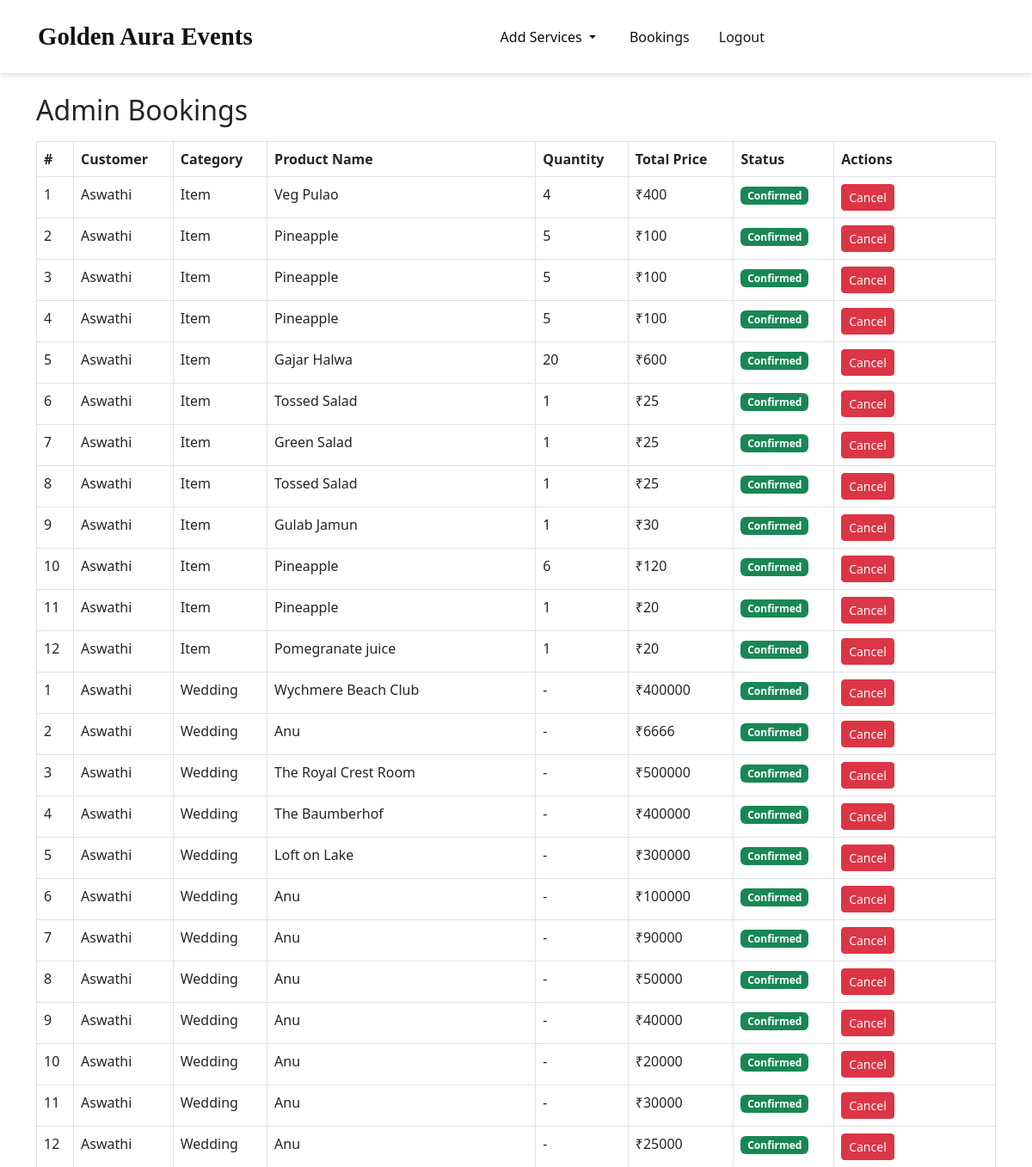
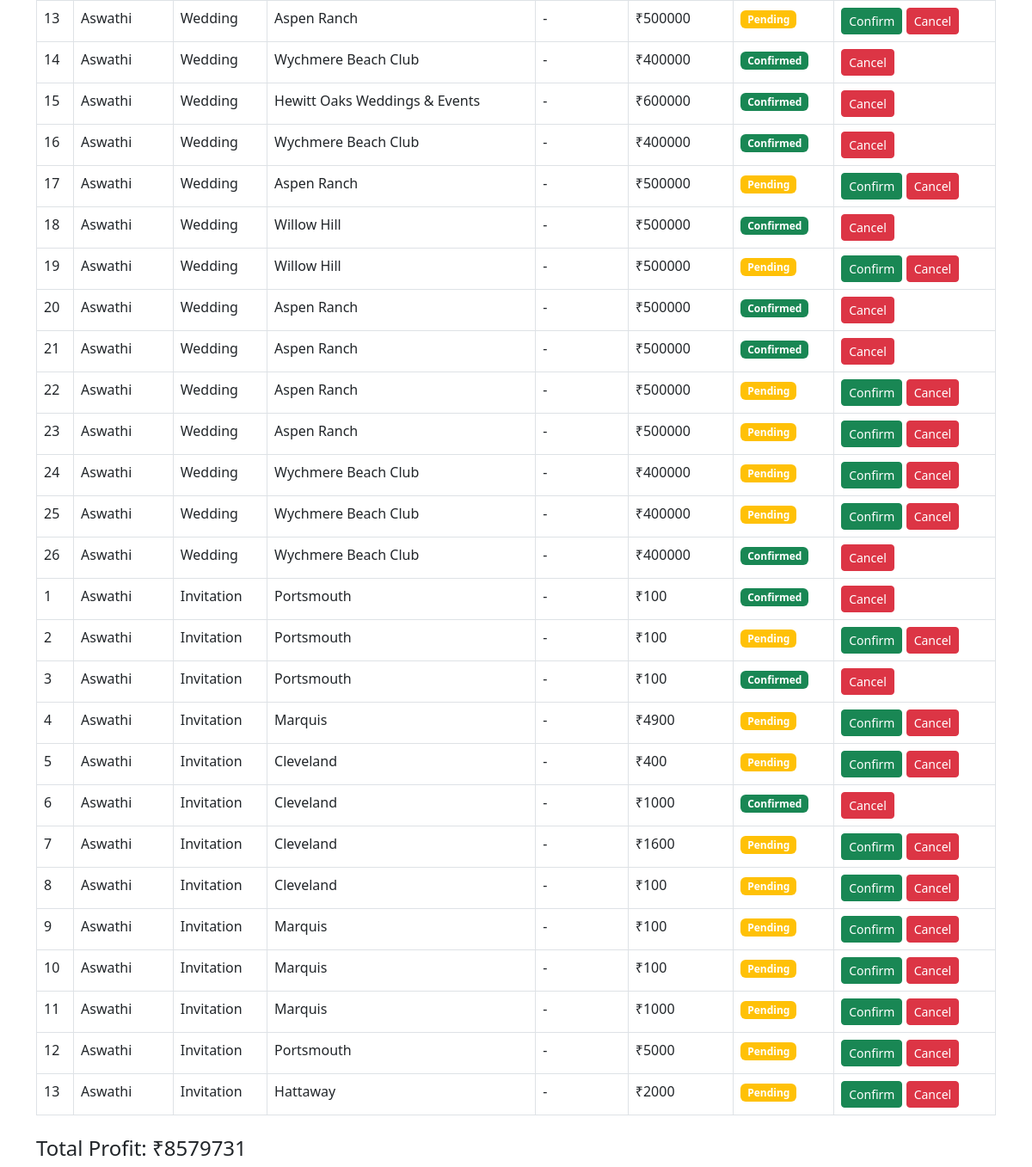
/admin_bookings/, run on an earlier commit of the app's database (2 pictures, top to bottom).
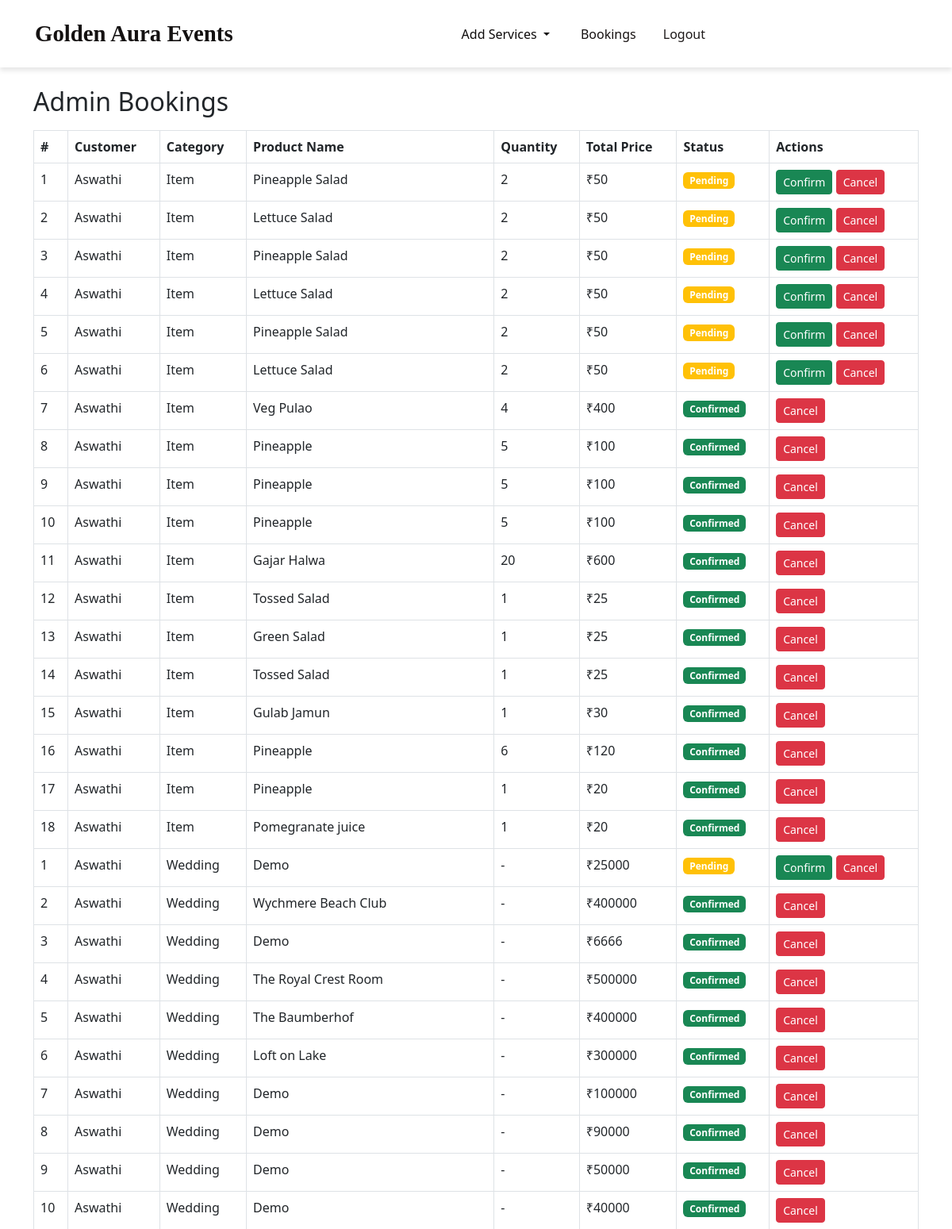
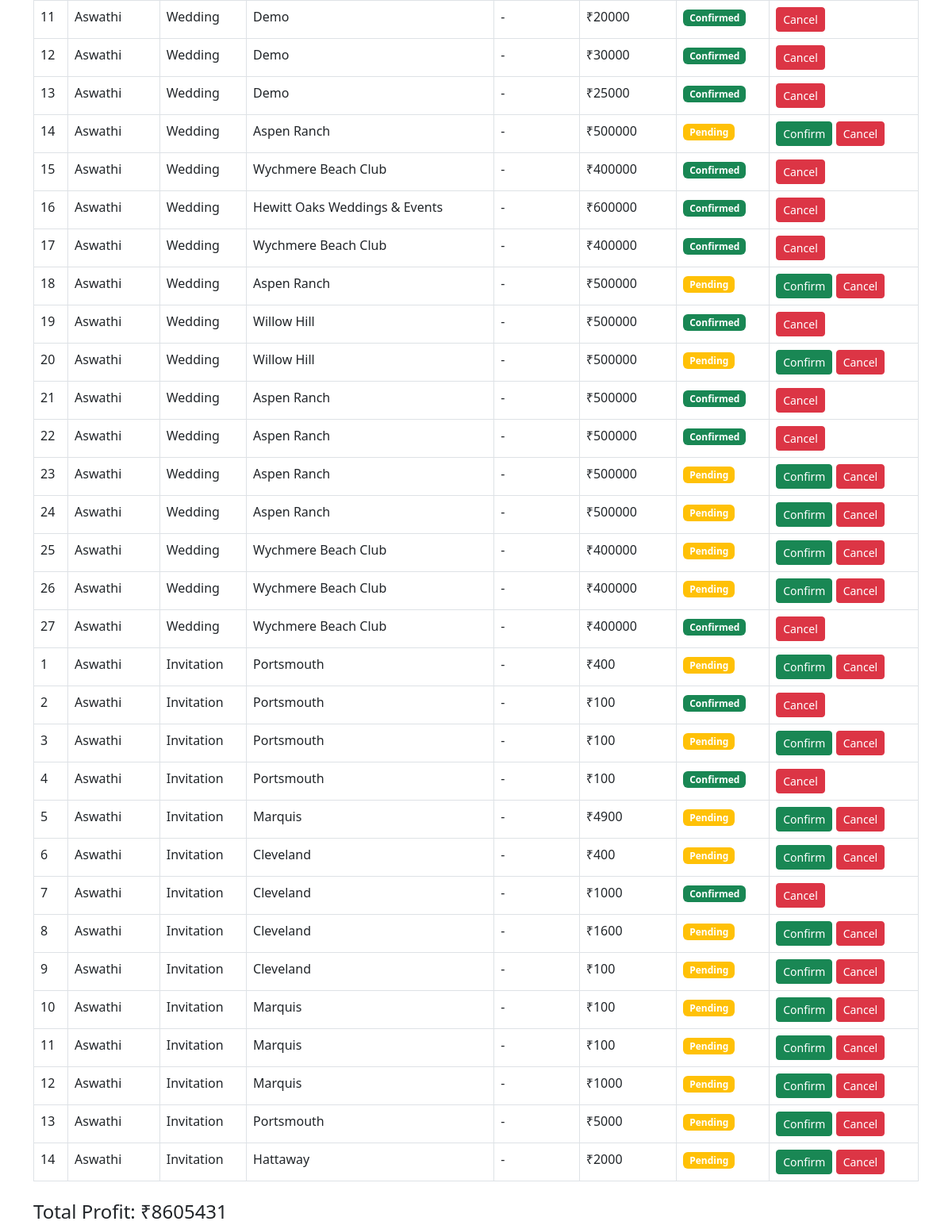
And on a later commit of the database (2 pictures, top to bottom).
### app/models.py (models this page shows, shortened)
class BuyItem(models.Model):
    user=models.ForeignKey(User,on_delete=models.CASCADE)
    item = models.ForeignKey(Item, on_delete=models.CASCADE)
    quantity = models.PositiveIntegerField(default=1)
    price=models.IntegerField()
    date = models.DateField()
    purchase_date = models.DateField(auto_now_add=True)
    address = models.ForeignKey(Address, on_delete=models.CASCADE)
    is_confirmed = models.BooleanField(default=False)
    order=models.ForeignKey(Order,on_delete=models.CASCADE,null=True)
    def get_total_price(self):
        return self.quantity * self.price

class Item(models.Model):
    category = models.ForeignKey(ItemCategory, on_delete=models.CASCADE)
    name = models.CharField(max_length=100)
    img = models.FileField()

class BuyDesWedding(models.Model):
    user=models.ForeignKey(User,on_delete=models.CASCADE)
    des = models.ForeignKey(DestinationWedding, on_delete=models.CASCADE)
    price=models.IntegerField()
    date = models.DateField()
    purchase_date = models.DateField(auto_now_add=True)
    address = models.ForeignKey(Address, on_delete=models.CASCADE)
    order=models.ForeignKey(Order,on_delete=models.CASCADE,null=True)
    is_confirmed = models.BooleanField(default=False)

class DestinationWedding(models.Model):
    name = models.CharField(max_length=255)
    about = models.TextField()
    img = models.FileField()
    location = models.CharField(max_length=255)
    package_price = models.DecimalField(max_digits=10, decimal_places=2)

class BuyInv(models.Model):
    user=models.ForeignKey(User,on_delete=models.CASCADE)
    inv = models.ForeignKey(InvitationCard, on_delete=models.CASCADE)
    qty = models.PositiveIntegerField(default=1)
    price=models.IntegerField()
    date = models.DateField()
    message = models.TextField(blank=True, null=True)
    purchase_date = models.DateField(auto_now_add=True)
    address = models.ForeignKey(Address, on_delete=models.CASCADE)
    order=models.ForeignKey(Order,on_delete=models.CASCADE,null=True)
    is_confirmed = models.BooleanField(default=False)
    def total_price(self):
        return self.qty * self.price

class InvitationCard(models.Model):
    category = models.ForeignKey(InvitationCategory, on_delete=models.CASCADE)
    name = models.CharField(max_length=100)
    price=models.IntegerField()
    img1 = models.FileField()
    img2 = models.FileField(blank=True, null=True)
    img3 = models.FileField(blank=True, null=True)
    img4 = models.FileField(blank=True, null=True)
    size = models.CharField(max_length=50)

### app/views.py (the view)
# urls.py: path('admin_bookings/',views.admin_bookings, name='admin_bookings'),
def admin_bookings(req):
    users = User.objects.all()
    buy_items = BuyItem.objects.select_related('user', 'item', 'address', 'order').all().order_by('-purchase_date')
    buy_weddings = BuyDesWedding.objects.select_related('user', 'des', 'address', 'order').all().order_by('-purchase_date')
    buy_invites = BuyInv.objects.select_related('user', 'inv', 'address', 'order').all().order_by('-purchase_date')
    total_profit = (
        sum(item.get_total_price() for item in buy_items) +
        sum(wed.price for wed in buy_weddings) +
        sum(inv.total_price() for inv in buy_invites)
    )
    return render(req, 'shop/admin_bookings.html', {
        'users': users,
        'buy_items': buy_items,
        'buy_weddings': buy_weddings,
        'buy_invites': buy_invites,
        'total_profit': total_profit
    })

### templates/shop/admin_bookings.html (shortened to what this page needs)
<!DOCTYPE html>
<html lang="en">
<head>
    <link rel="stylesheet" href="https://cdn.jsdelivr.net/npm/bootstrap@5.3.0/dist/css/bootstrap.min.css">
</head>
<body>
    <nav class="navbar navbar-expand-lg">
        <div class="container-fluid">
            <a class="navbar-brand" href="../">Golden Aura Events</a>
            <div class="collapse navbar-collapse" id="navbarNav">
                <ul class="navbar-nav ms-auto">
                    <li class="nav-item dropdown">
                        <a class="nav-link dropdown-toggle" href="#" id="navbarDropdown" role="button" data-bs-toggle="dropdown" aria-expanded="false">
                            Add Services
                        </a>
                    </li>
                    <li class="nav-item">
                        <a class="btn btn-book" href="../admin_bookings">Bookings</a>
                    </li>
                    <li class="nav-item">
                        <a class="btn btn-logout" href="../logout">Logout</a>
                    </li>
                </ul>
            </div>
        </div>
    </nav>
<div class="container mt-4">
    <h2 class="mb-3">Admin Bookings</h2>
    <table class="table table-bordered">
        <thead class="thead-dark">
            <tr>
                <th>#</th>
                <th>Customer</th>
                <th>Category</th>
                <th>Product Name</th>
                <th>Quantity</th>
                <th>Total Price</th>
                <th>Status</th>
                <th>Actions</th>
            </tr>
        </thead>
        <tbody>
            {% for order in buy_items %}
            <tr>
                <td>{{ forloop.counter }}</td>
                <td>{{ order.user.first_name }} {{ order.user.last_name }}</td>
                <td>Item</td>
                <td>{{ order.item.name }}</td>
                <td>{{ order.quantity }}</td>
                <td>₹{{ order.get_total_price }}</td>
                <td>
                    {% if order.is_confirmed %}
                        <span class="badge bg-success">Confirmed</span>
                    {% else %}
                        <span class="badge bg-warning">Pending</span>
                    {% endif %}
                </td>
                <td>
                    {% if not order.is_confirmed %}
                        <a href="{% url 'toggle_confirmation' order.id 'item' %}" class="btn btn-sm btn-success">Confirm</a>
                    {% endif %}
                    <a href="{% url 'cancel_order' order.id 'item' %}" class="btn btn-sm btn-danger">Cancel</a>
                </td>
            </tr>
            {% endfor %}
            {% for order in buy_weddings %}
            <tr>
                <td>{{ forloop.counter }}</td>
                <td>{{ order.user.first_name }} {{ order.user.last_name }}</td>
                <td>Wedding</td>
                <td>{{ order.des.name }}</td>
                <td>-</td>
                <td>₹{{ order.price }}</td>
                <td>
                    {% if order.is_confirmed %}
                        <span class="badge bg-success">Confirmed</span>
                    {% else %}
                        <span class="badge bg-warning">Pending</span>
                    {% endif %}
                </td>
                <td>
                    {% if not order.is_confirmed %}
                        <a href="{% url 'toggle_confirmation' order.id 'wedding' %}" class="btn btn-sm btn-success">Confirm</a>
                    {% endif %}
                    <a href="{% url 'cancel_order' order.id 'wedding' %}" class="btn btn-sm btn-danger">Cancel</a>
                </td>
            </tr>
            {% endfor %}
            {% for order in buy_invites %}
            <tr>
                <td>{{ forloop.counter }}</td>
                <td>{{ order.user.first_name }} {{ order.user.last_name }}</td>
                <td>Invitation</td>
                <td>{{ order.inv.name }}</td>
                <td>-</td>
                <td>₹{{ order.total_price }}</td>
                <td>
                    {% if order.is_confirmed %}
                        <span class="badge bg-success">Confirmed</span>
                    {% else %}
                        <span class="badge bg-warning">Pending</span>
                    {% endif %}
                </td>
                <td>
                    {% if not order.is_confirmed %}
                        <a href="{% url 'toggle_confirmation' order.id 'inv' %}" class="btn btn-sm btn-success">Confirm</a>
                    {% endif %}
                    <a href="{% url 'cancel_order' order.id 'inv' %}" class="btn btn-sm btn-danger">Cancel</a>
                </td>
            </tr>
            {% endfor %}
        </tbody>
    </table>
    <div class="mt-4">
        <h4>Total Profit: ₹{{ total_profit }}</h4>
    </div>
</div>
</body>
</html>

### templates/shop/admin_bookings.html (style rules this page uses)
.navbar { padding: 1rem 2rem; background: white; box-shadow: 0 4px 6px rgba(0, 0, 0, 0.1); }
.navbar-brand { font-family: 'Playfair Display', serif; font-size: 1.8rem; font-weight: bold; color: rgb(20, 17, 17); }
.navbar-nav { margin: 0 auto; display: flex; justify-content: center; align-items: center; }
.navbar-nav .nav-link { font-size: 1rem; font-weight: 500; margin: 0 10px; color: rgb(15, 12, 12); transition: color 0.3s; }
.btn-logout { color: rgb(29, 25, 25); }
.btn-book { color: rgb(23, 18, 18); padding: 8px 20px; border-radius: 20px; font-weight: 400; }

What changed in the data, as far as the page shows it:
added BuyItem: user.first_name "Aswathi", item.name "Pineapple Salad", quantity "2", get_total_price "50", is_confirmed "Pending"
added BuyItem: user.first_name "Aswathi", item.name "Lettuce Salad", quantity "2", get_total_price "50", is_confirmed "Pending"
added BuyItem: user.first_name "Aswathi", item.name "Pineapple Salad", quantity "2", get_total_price "50", is_confirmed "Pending"
added BuyItem: user.first_name "Aswathi", item.name "Lettuce Salad", quantity "2", get_total_price "50", is_confirmed "Pending"
added BuyItem: user.first_name "Aswathi", item.name "Pineapple Salad", quantity "2", get_total_price "50", is_confirmed "Pending"
added BuyItem: user.first_name "Aswathi", item.name "Lettuce Salad", quantity "2", get_total_price "50", is_confirmed "Pending"
added BuyDesWedding: user.first_name "Aswathi", des.name "Demo", price "25000", is_confirmed "Pending"
changed through a linked row, BuyDesWedding (number 3 of 27 on the later page): des.name "Anu" → "Demo"
changed through a linked row, BuyDesWedding (number 7 of 27 on the later page): des.name "Anu" → "Demo"
changed through a linked row, BuyDesWedding (number 8 of 27 on the later page): des.name "Anu" → "Demo"
changed through a linked row, BuyDesWedding (number 9 of 27 on the later page): des.name "Anu" → "Demo"
changed through a linked row, BuyDesWedding (number 10 of 27 on the later page): des.name "Anu" → "Demo"
changed through a linked row, BuyDesWedding (number 11 of 27 on the later page): des.name "Anu" → "Demo"
changed through a linked row, BuyDesWedding (number 12 of 27 on the later page): des.name "Anu" → "Demo"
changed through a linked row, BuyDesWedding (number 13 of 27 on the later page): des.name "Anu" → "Demo"
added BuyInv: user.first_name "Aswathi", inv.name "Portsmouth", total_price "400", is_confirmed "Pending"
Also different on the page:
{{ total_profit }}: "8579731" → "8605431"
